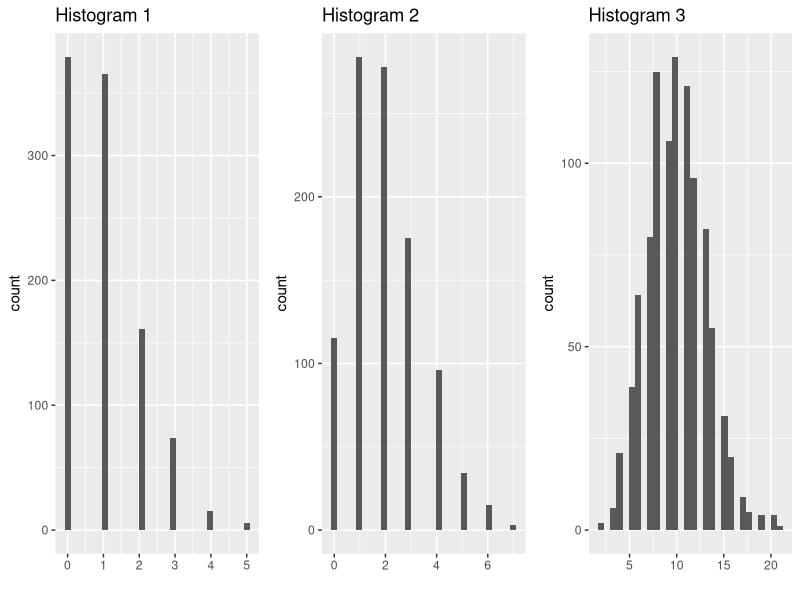
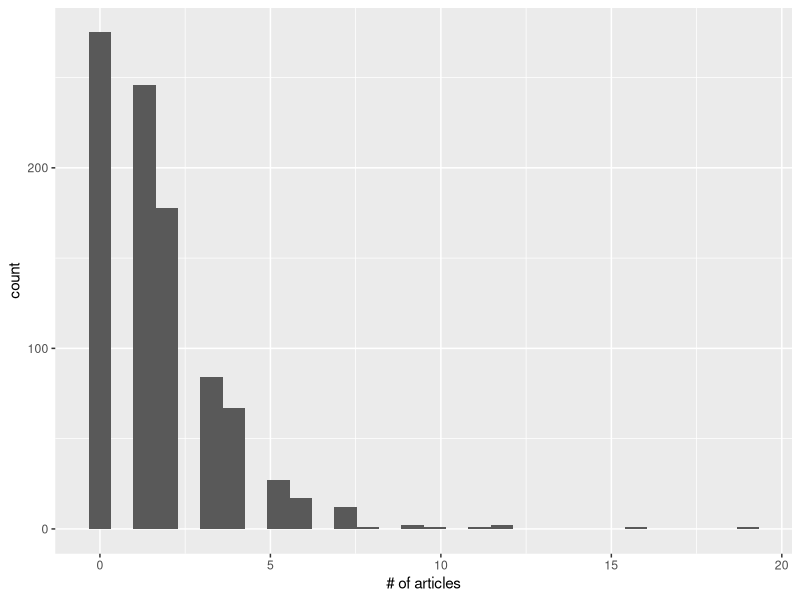
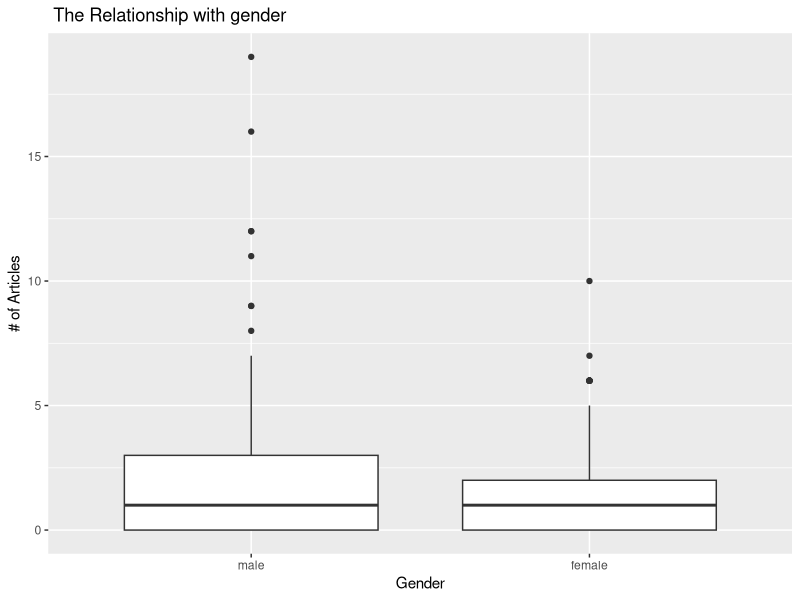
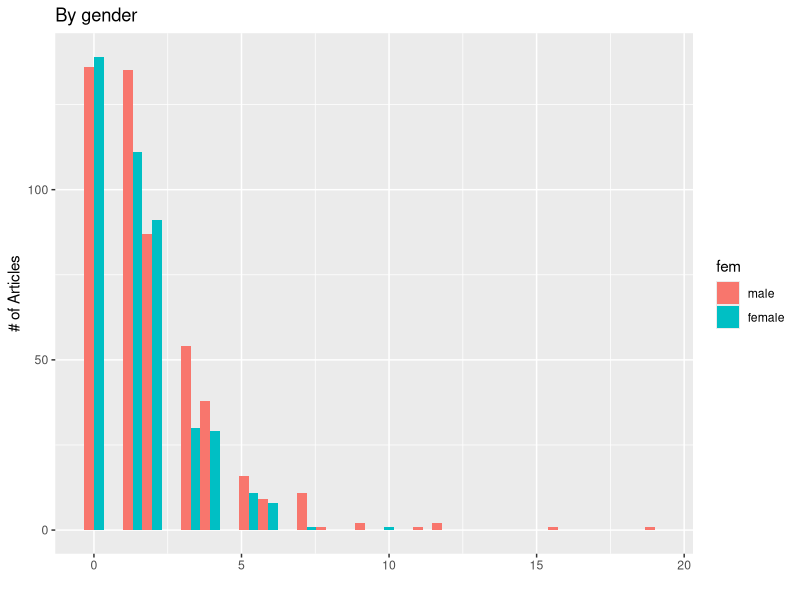
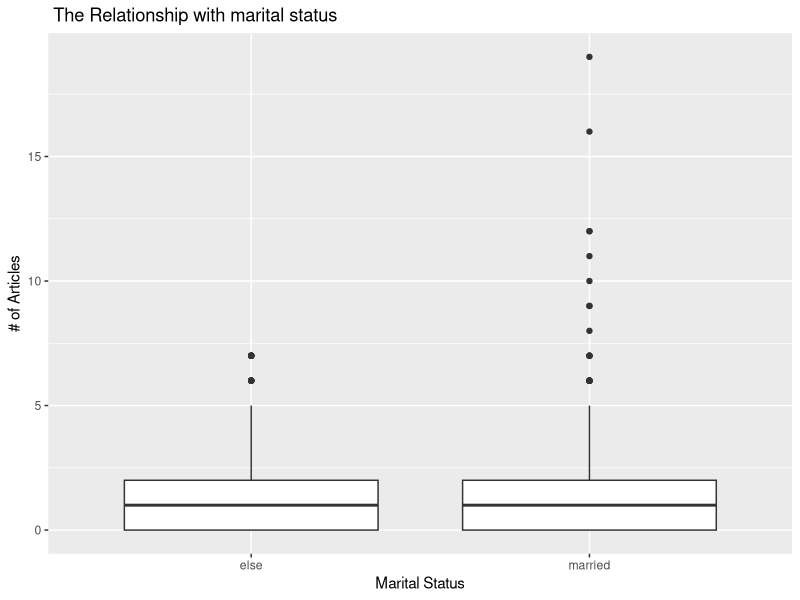
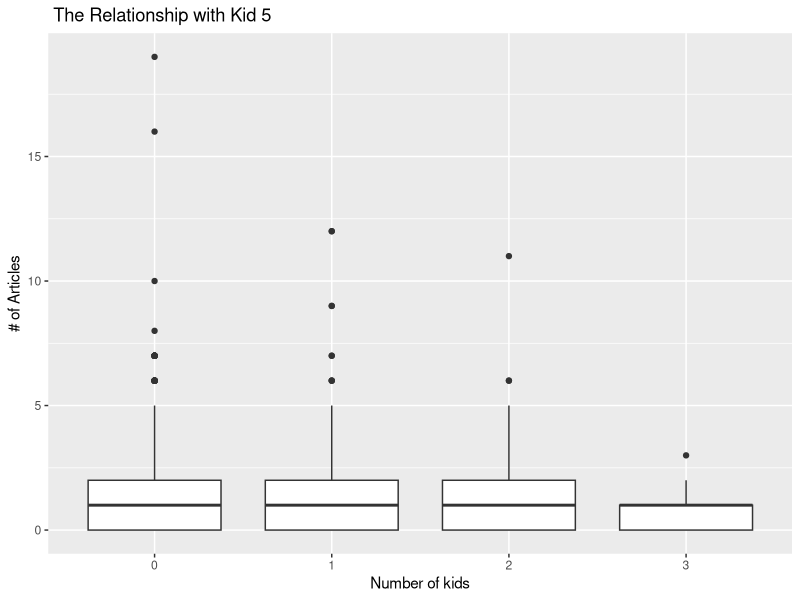
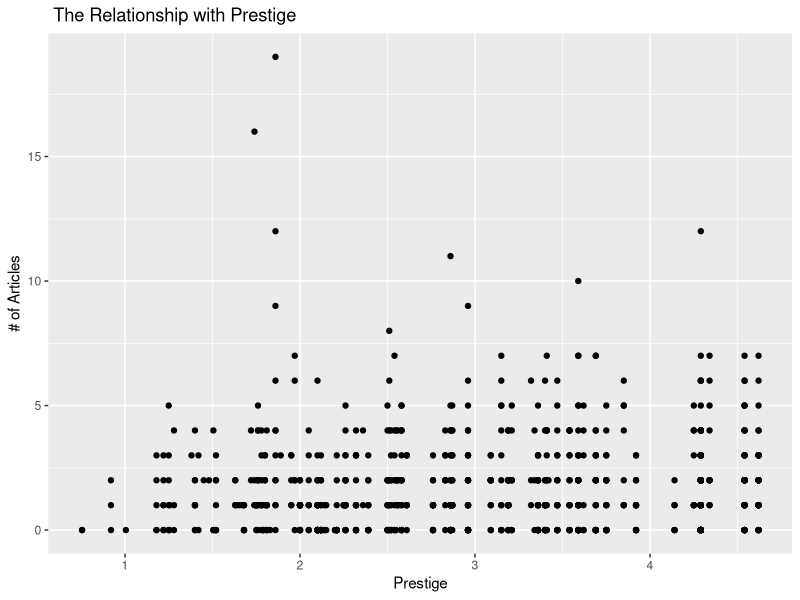
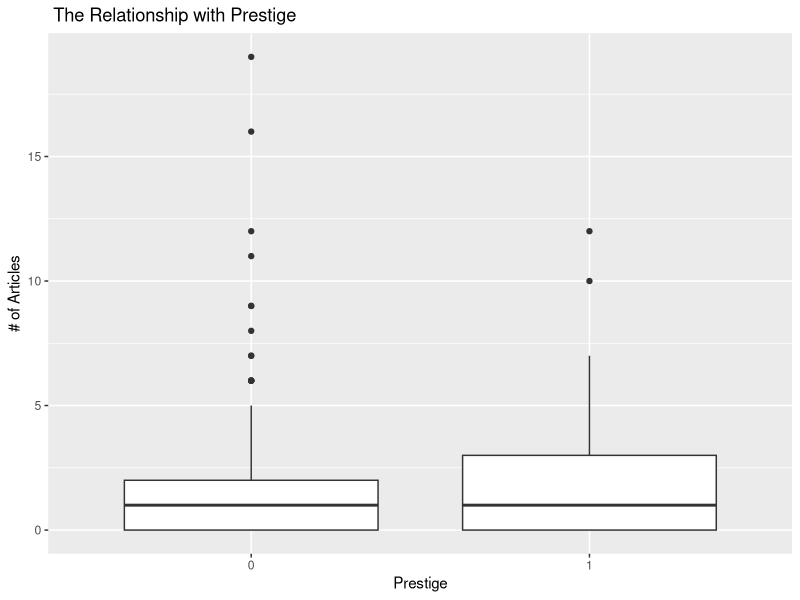

These charts were generated, in order, by the following R code:

library(ggplot2)
library(dplyr)
library(AER)
library(gridExtra)
set.seed(2708)
g1 <- ggplot()+geom_histogram(aes(x=rpois(n=1000, lambda=1))) + labs(x="", title="Histogram 1")
g2 <- ggplot()+geom_histogram(aes(x=rpois(n=1000, lambda=2))) + labs(x="", title="Histogram 2")
g3 <- ggplot()+geom_histogram(aes(x=rpois(n=1000, lambda=10))) + labs(x="", title="Histogram 3")
grid.arrange(g1,g2,g3, nrow=1)
dpois(x=2, lambda=2.7)   
ar <- read.csv("articles.csv")
str(ar)
ar$fem <- factor(ar$fem, levels = c(0,1), labels = c("male", "female"))
ar$mar <- factor(ar$mar, levels = c(0,1), labels = c("else", "married"))
unique(ar$kid5)
unique(ar$art)
ggplot(data = ar, aes(x=art))+geom_histogram()+ labs(x= "# of articles")
ggplot(data = ar, aes(x=fem, y=art))+
  geom_boxplot()+
  labs(x="Gender", y="# of Articles",title=" The Relationship with gender")
ar %>% group_by(fem)%>%
  summarise(mean(art))

ggplot(ar, aes(x=art, fill = fem))+
  geom_histogram(position = "dodge")+
  labs(x="", y="# of Articles",title="By gender")
ggplot(data = ar, aes(x = mar, y = art))+geom_boxplot()+
  labs(x="Marital Status", y="# of Articles",title=" The Relationship with marital status")
ar %>% group_by(mar)%>%
  summarise(mean(art))
ggplot(data = ar, aes(x = factor(kid5), y=art))+
  geom_boxplot()+
  labs(x="Number of kids", y="# of Articles",title=" The Relationship with Kid 5")
ggplot(data = ar, aes(x=phd, y=art))+geom_point()+
  labs(x="Prestige", y="# of Articles",title=" The Relationship with Prestige")
summary(ar$phd)
phddummy <- factor(ifelse(ar$phd>3.1, 1,0))
ggplot(data = ar, aes(x=phddummy, y=art))+geom_boxplot()+
  labs(x="Prestige", y="# of Articles",title=" The Relationship with Prestige")
ggplot(data = ar, aes(x=ment, y=art))+geom_point()+
  labs(x="Mentors' articles", y="# of Articles",title=" The Relationship with MAs")
mod <- glm(art~1, data = ar, family = poisson(link = log))
summary(mod)
min(mod$deviance)
mean(ar$art)
exp(mod$coefficients)
mod1 <- glm(art~., data = ar, family = poisson(link = log))
summary(mod1)
nd <-data.frame(fem = "female", mar = "married", kid5=0, phd=2, ment=0)
predict(mod1, newdata = nd)
lambda <- predict(mod1, newdata = nd, type="response")
dpois(4, lambda = 1.3)
ppois(4, lambda = 1.3, lower.tail = T )
ppois(4, lambda = 1.3, lower.tail = F )
chi_sq <- sum (resid(mod1, type = "pearson")^2)
pchisq(chi_sq, df = df.residual(mod1), lower.tail = F)
dev_chisq <- sum(resid(mod1, type = "deviance")^2)
dev_chisq
pchisq(dev_chisq, df = df.residual(mod), lower.tail = F)
1-mod1$deviance/mod1$null.deviance
var(ar$art)
mean(ar$art)
str(ar)
ar %>% group_by(kid5) %>%
  summarise(var = var(art), mean=mean(art))
mod2<- glm(art~kid5, data=ar, family = poisson(link = log))
summary(mod2)
library(AER)
dispersiontest(mod2, trafo = NULL)
mod_qp <- glm(art~kid5, data = ar, family = quasipoisson(link=log))
library(MASS)
mod_nb <- glm.nb(art~kid5, data = ar)
summary(mod_qp)
summary(mod_nb)
data.frame(coef(mod2),coef(mod_qp),coef(mod_nb))
mod1 <- glm(art~., data = ar, family = poisson(link = log))
summary(mod1)
dispersiontest(mod1)
mod_f_qp <-glm(art~., data = ar, family = quasipoisson(link = log))
summary(mod_f_qp)
mod_f_nb <- glm.nb(art~., data = ar)
summary(mod_f_nb)
deviance(mod1);deviance(mod_f_nb);deviance(mod_f_qp)
pchisq(mod1$deviance, df = df.residual(mod1), lower.tail = F)
pchisq(mod_f_qp$deviance, df = df.residual(mod_f_qp), lower.tail = F)
pchisq(mod_f_nb$deviance, df = df.residual(mod_f_nb), lower.tail = F)
mod1$aic
mod_f_nb$aic
mod_f_qp$aic
mod_f_nb2 <- glm.nb(art~fem+kid5+ment, data = ar)
summary(mod_f_nb2)
exp(coef(mod_f_nb2))
